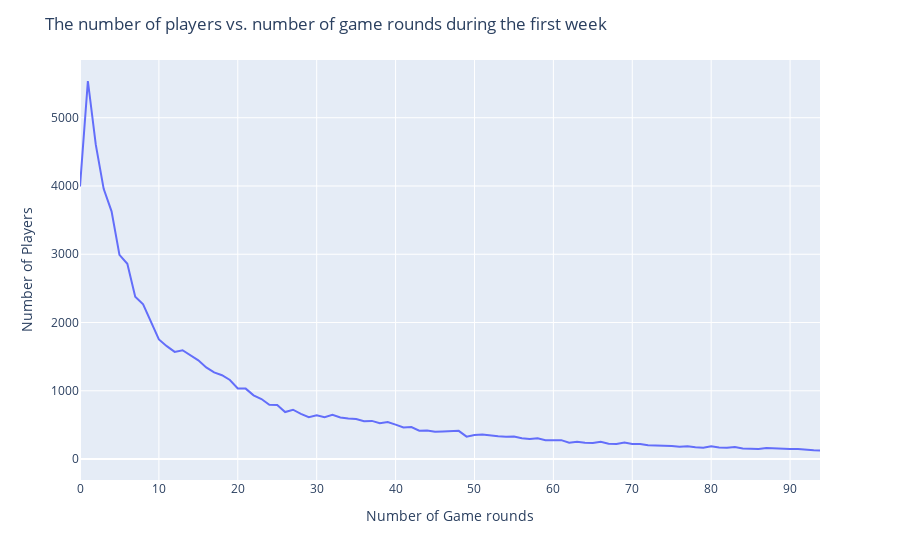

The notebook cell saved with this chart:
### Code cell
px.line(df.groupby('sum_gamerounds')['userid'].count().reset_index().rename(columns={'sum_gamerounds':'num_rounds', 'userid':'num_users'}),
        x='num_rounds', y='num_users' ).update_layout(
    yaxis_title="Number of Players", xaxis_title="Number of Game rounds", title="The number of players vs. number of game rounds during the first week"
    )

### Figure 1 — Plotly figure (JSON) as saved in the notebook; plotly's stock layout.template omitted (floating-point values rounded to 4 significant figures; data arrays with more than 128 entries replaced by an {"elided": "..."} marker saying what was removed)
{"data": [{"hovertemplate": "num_rounds=%{x}<br>num_users=%{y}<extra></extra>", "legendgroup": "", "line": {"color": "#636efa", "dash": "solid"}, "marker": {"symbol": "circle"}, "mode": "lines", "name": "", "orientation": "v", "showlegend": false, "type": "scatter", "x": {"elided": "941 int values"}, "xaxis": "x", "y": {"elided": "941 int values"}, "yaxis": "y"}], "layout": {"autosize": true, "legend": {"tracegroupgap": 0}, "margin": {"t": 60}, "title": {"text": "The number of players vs. number of game rounds during the first week"}, "xaxis": {"anchor": "y", "autorange": false, "domain": [0, 1], "range": [0, 93.79], "title": {"text": "Number of Game rounds"}, "type": "linear"}, "yaxis": {"anchor": "x", "autorange": true, "domain": [0, 1], "range": [-306.6, 5846.0], "title": {"text": "Number of Players"}, "type": "linear"}}}
